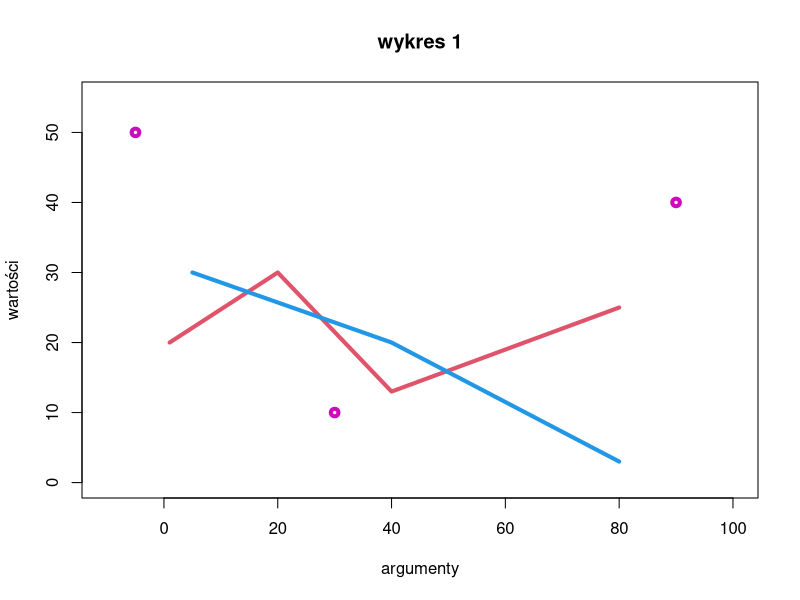

R code for this plot:
punkty_1_x <- c(1, 20, 40, 80)
punkty_1_y <- c(20, 30, 13, 25)
plot(punkty_1_x, punkty_1_y, type = "l", col = 2, add = TRUE, lwd = 4,
     xlim = c(-10, 100), ylim = c(0, 55),
     main = "wykres 1", xlab = "argumenty", ylab = "wartości")

punkty_2_x <- c(5, 40, 80)
punkty_2_y <- c(30, 20, 3)
lines(punkty_2_x, punkty_2_y, col = 4, lwd = 4)

punkty_3_x <- c(-5, 30, 90)
punkty_3_y <- c(50, 10, 40)
points(punkty_3_x, punkty_3_y, col = 6, lwd = 4)


# NOTE:
# plot    - rysowanie wykresu z punktów (x, y)
# lines   - rysowanie wykresu w postaci lini (NIE line!)
# points  - rysowanie wykresu w postaci punktów
